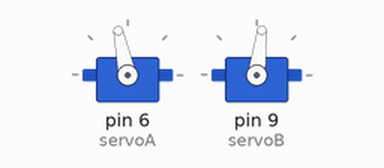
The sketch below on a simulated Arduino Uno, built with avr-gcc and run on an emulated ATmega328P. On the bench: 2 × servo. What the sketch prints to the serial monitor is not drawn. At 20.0 s the program stops and its outputs stay as they are.

Above: at 0.1 s.
Timing chart, 0 to 21.5 s (numbered marks = the images above):
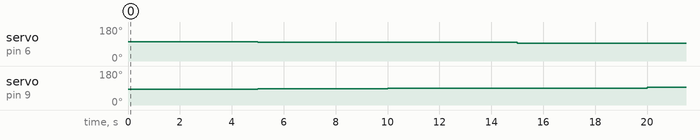

Measured:
- by itself, servo on pin 6 (servoA): 102° → 100° at 5.0 s, → 98° 5.0 s later, → 95° 5.0 s later, → 93° 5.0 s later
- by itself, servo on pin 9 (servoB): 83° → 85° at 5.0 s, → 88° 5.0 s later, → 90° 5.0 s later, → 93° 5.0 s later

The sketch:

servomotor.ino
```cpp
// Teste de variação de velocidade do robô móvel com servomotor

#include <Servo.h>

Servo servoA;
Servo servoB;

void setup() {
  // put your setup code here, to run once:
  servoA.attach(6);
  servoB.attach(9);
  Serial.begin(57600);
}

void loop() {
  // put your main code here, to run repeatedly:
  // Dois motores parados
  //servoA.writeMicroseconds(1500);
  //servoB.writeMicroseconds(1500);
  //Para trás
  //servoA.writeMicroseconds(1000);
  //servoB.writeMicroseconds(2000);
  // Para frente rapido

  Serial.println("rapido");
  servoA.writeMicroseconds(1600);
  servoB.writeMicroseconds(1400);
  // Para frente medio
    delay(5000);
  Serial.println("medio");
  servoA.writeMicroseconds(1575);
  servoB.writeMicroseconds(1425);
  // Para frente realmente lento
  delay(5000);
  Serial.println("lento");
  servoA.writeMicroseconds(1550);
  servoB.writeMicroseconds(1450);
  // Para frente bem lentim
  delay(5000);
  Serial.println("lentim");
  servoA.writeMicroseconds(1525);
  servoB.writeMicroseconds(1475);
  delay(5000);
  Serial.println("parado");
  servoA.writeMicroseconds(1500);
  servoB.writeMicroseconds(1500);
  while(1);
}
```
